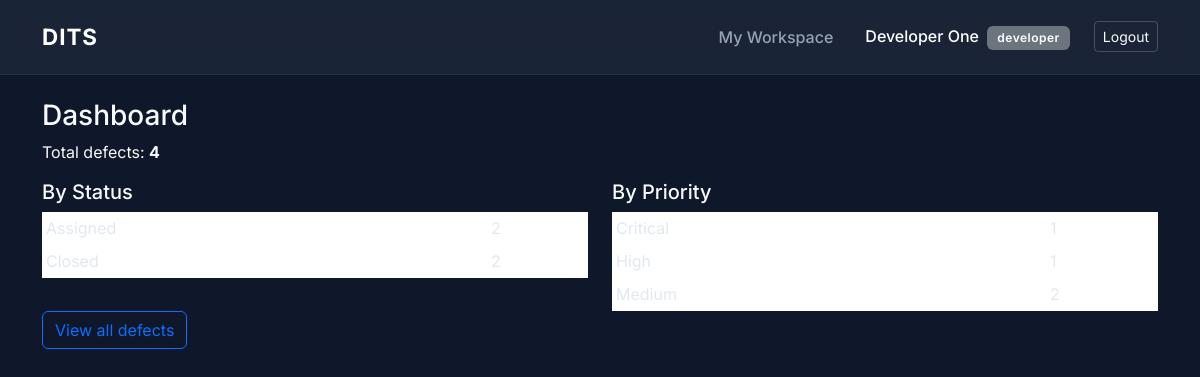
/dashboard (signed in), run on the app's committed database.
### app/models.py (models this page shows, shortened)
class User(UserMixin, db.Model):
    __tablename__ = "users"
    id = db.Column(db.Integer, primary_key=True)
    name = db.Column(db.String(120), nullable=False)
    email = db.Column(db.String(120), unique=True, nullable=False)
    password_hash = db.Column(db.String(255), nullable=False)
    role = db.Column(db.String(20), nullable=False)

class Defect(db.Model):
    __tablename__ = "defects"
    id = db.Column(db.Integer, primary_key=True)
    title = db.Column(db.String(150), nullable=False)
    description = db.Column(db.Text, nullable=False)
    priority = db.Column(db.String(10), nullable=False, default="Medium")
    status = db.Column(db.String(20), nullable=False, default="Open")
    reporter_id = db.Column(db.Integer, db.ForeignKey("users.id"), nullable=False)
    assignee_id = db.Column(db.Integer, db.ForeignKey("users.id"), nullable=True)
    report_date = db.Column(db.DateTime, default=datetime.utcnow)
    reporter = db.relationship("User", foreign_keys=[reporter_id])
    assignee = db.relationship("User", foreign_keys=[assignee_id])

### app/routes/dashboard.py (the view)
@dash_bp.route("/dashboard")
@login_required
def dashboard():
    by_status = dict(db.session.query(Defect.status, func.count()).group_by(Defect.status).all())
    by_priority = dict(db.session.query(Defect.priority, func.count()).group_by(Defect.priority).all())
    total = Defect.query.count()
    return render_template("dashboard.html", by_status=by_status, by_priority=by_priority, total=total)

### app/__init__.py (called while the page is built)
@login_manager.user_loader
def load_user(user_id):
    return User.query.get(int(user_id))

### app/templates/dashboard.html
{% extends "base.html" %}{% block body %}
<h3>Dashboard</h3>
<p>Total defects: <strong>{{ total }}</strong></p>
<div class="row">
  <div class="col-md-6"><h5>By Status</h5>
    <table class="table table-sm">
      {% for k, v in by_status.items() %}<tr><td>{{ k }}</td><td>{{ v }}</td></tr>{% endfor %}
    </table>
  </div>
  <div class="col-md-6"><h5>By Priority</h5>
    <table class="table table-sm">
      {% for k, v in by_priority.items() %}<tr><td>{{ k }}</td><td>{{ v }}</td></tr>{% endfor %}
    </table>
  </div>
</div>
<a class="btn btn-outline-primary" href="{{ url_for('defects.list_defects') }}">View all defects</a>
{% endblock %}

### app/templates/base.html (shortened to what this page needs)
<!doctype html>
<html lang="en">
<head>
    <link href="https://cdn.jsdelivr.net/npm/bootstrap@5.3.3/dist/css/bootstrap.min.css" rel="stylesheet">
</head>
<body>
<nav class="navbar navbar-expand navbar-custom mb-4">
    <div class="container">
        <a class="navbar-brand" href="{{ url_for('dashboard.dashboard') }}">DITS</a>
        <div class="navbar-nav ms-auto align-items-center">
            <a class="nav-link me-3" href="{{ url_for('defects.my_workspace') }}">My Workspace</a>
            {% if current_user.is_authenticated %}
                <span class="nav-link me-3">
                    <span class="text-white">{{ current_user.name }}</span>
                    <span class="badge bg-secondary ms-1">{{ current_user.role }}</span>
                </span>
                <a class="btn btn-sm btn-outline-light" href="{{ url_for('auth.logout') }}">Logout</a>
            {% endif %}
        </div>
    </div>
</nav>
<div class="container pb-5">
    {% block body %}{% endblock %}
</div>
</body>
</html>

### app/templates/base.html (style rules this page uses)
:root { --bg-dark: #0f172a; --bg-card: #1e293b; --text-main: #f8fafc; --text-muted: #94a3b8; --accent: #3b82f6; }
body { background-color: var(--bg-dark); color: var(--text-main); font-family: 'Inter', sans-serif; min-height: 100vh; }
.navbar-custom { background-color: rgba(30, 41, 59, 0.8); backdrop-filter: blur(10px); border-bottom: 1px solid rgba(255, 255, 255, 0.05); padding: 15px 0; }
.navbar-brand { font-weight: 700; letter-spacing: 1px; color: #fff !important; font-size: 1.4rem; }
.nav-link { color: var(--text-muted) !important; font-weight: 500; transition: color 0.2s; }
.table { color: var(--text-main); margin-bottom: 0; }
.table td { border-bottom: 1px solid rgba(255, 255, 255, 0.05); vertical-align: middle; color: #e2e8f0; }
.btn-outline-light { border-color: rgba(255,255,255,0.2); color: var(--text-main); }
.badge { padding: 6px 10px; border-radius: 6px; font-weight: 600; font-size: 0.75rem; letter-spacing: 0.5px; }

### data on the page
User: name "Developer One", role "developer"
Defect: status "Assigned", v "2"
Defect: priority "Critical", v "1"
Defect: priority "High", reporter "1"

### other printed values
{{ total }} "4"
{{ k }} "Closed"
{{ v }} "2"
{{ k }} "Medium"
